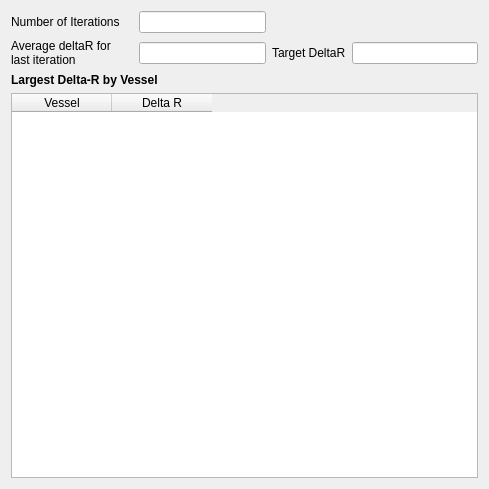
<?xml version="1.0" encoding="UTF-8"?>
<ui version="4.0">
 <class>CalculationResultDlg</class>
 <widget class="QDialog" name="CalculationResultDlg">
  <property name="geometry">
   <rect>
    <x>0</x>
    <y>0</y>
    <width>489</width>
    <height>489</height>
   </rect>
  </property>
  <property name="windowTitle">
   <string>Model Convergence Summary</string>
  </property>
  <layout class="QGridLayout" name="gridLayout_2">
   <item row="1" column="3">
    <widget class="QLineEdit" name="targetDeltaR">
     <property name="readOnly">
      <bool>true</bool>
     </property>
    </widget>
   </item>
   <item row="1" column="2">
    <widget class="QLabel" name="label_3">
     <property name="text">
      <string>Target DeltaR</string>
     </property>
    </widget>
   </item>
   <item row="1" column="1">
    <widget class="QLineEdit" name="avDeltaR">
     <property name="readOnly">
      <bool>true</bool>
     </property>
    </widget>
   </item>
   <item row="1" column="0">
    <widget class="QLabel" name="label_2">
     <property name="text">
      <string>Average deltaR for last iteration</string>
     </property>
     <property name="wordWrap">
      <bool>true</bool>
     </property>
    </widget>
   </item>
   <item row="0" column="1">
    <widget class="QLineEdit" name="iterationCount">
     <property name="readOnly">
      <bool>true</bool>
     </property>
    </widget>
   </item>
   <item row="0" column="0">
    <widget class="QLabel" name="label">
     <property name="text">
      <string>Number of Iterations</string>
     </property>
    </widget>
   </item>
   <item row="3" column="0" colspan="4">
    <widget class="QTableWidget" name="vesselTable">
     <column>
      <property name="text">
       <string>Vessel</string>
      </property>
     </column>
     <column>
      <property name="text">
       <string>Delta R</string>
      </property>
     </column>
    </widget>
   </item>
   <item row="2" column="0" colspan="4">
    <widget class="QLabel" name="label_4">
     <property name="styleSheet">
      <string notr="true">font: bold</string>
     </property>
     <property name="text">
      <string>Largest Delta-R by Vessel</string>
     </property>
    </widget>
   </item>
  </layout>
 </widget>
 <tabstops>
  <tabstop>iterationCount</tabstop>
  <tabstop>avDeltaR</tabstop>
  <tabstop>targetDeltaR</tabstop>
 </tabstops>
 <resources/>
 <connections/>
</ui>
